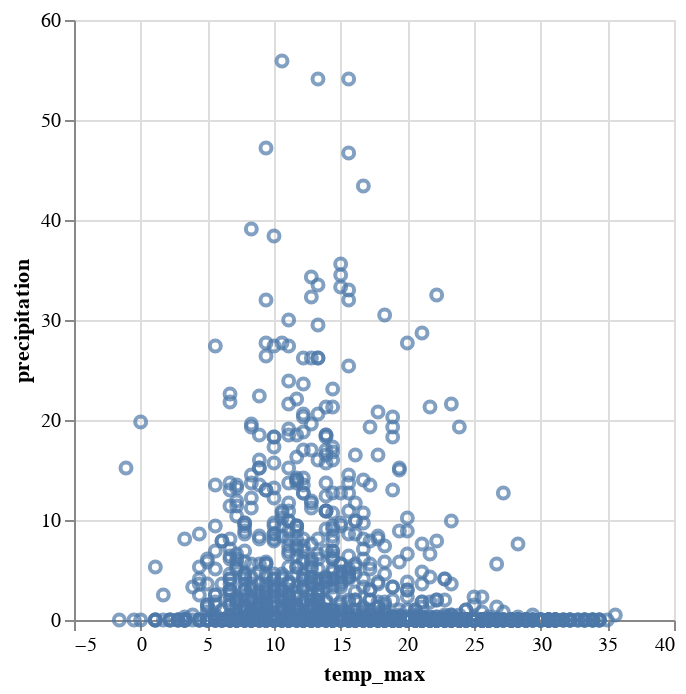
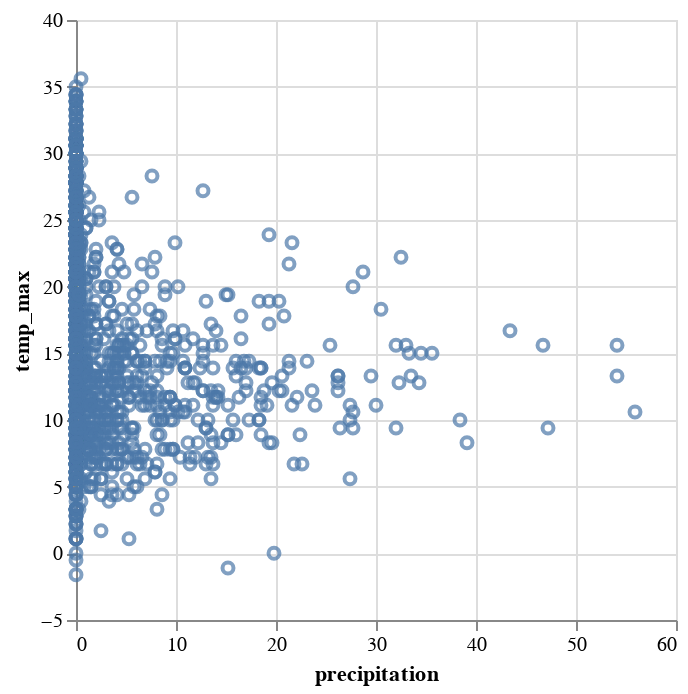
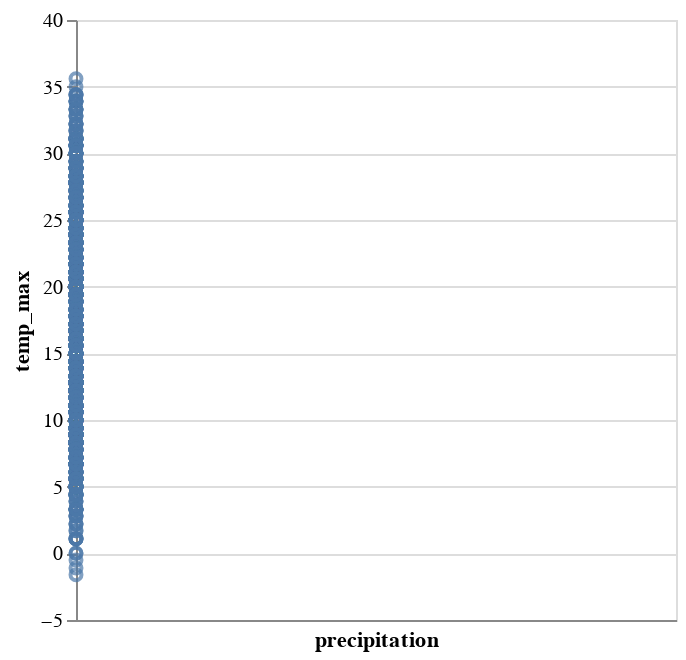
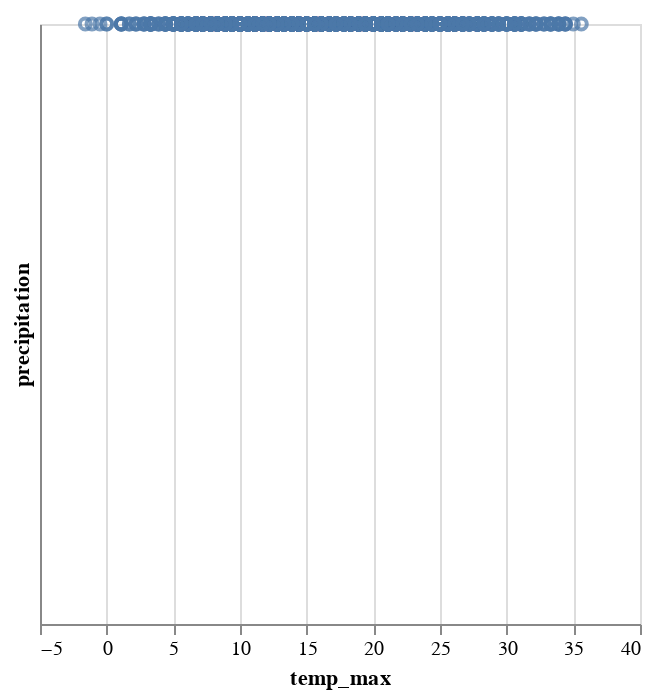

The cell these charts' notebook holds for them, in order:
### Code cell
input_spec = [
    "attribute(task,root,summary).",
    "attribute(number_rows,root,100).",
    "entity(field,root,temp_max).",
    "attribute((field,name),temp_max,temp_max).",
    "attribute((field,type),temp_max,number).",
    "attribute((field,unique),temp_max,100).",
    "entity(field,root,f1).",
    "attribute((field,name),f1,precipitation).",
    "attribute((field,type),f1,number).",
    "entity(view,root,(v,0)).",
    "entity(mark,(v,0),(m,0)).",
    "entity(encoding,(m,0),(e,0)).",
    "attribute((encoding,field),(e,0),temp_max).",
    "entity(encoding,(m,0),(e,1)).",
    "attribute((encoding,field),(e,1),precipitation).",
    "#show entity/3.",
    "#show attribute/3.",
]

print("INPUT:")
print(input_spec)

print("OUTPUT:")

specs = {}

for i, model in enumerate(d.complete_spec(input_spec, 5)):
    chart_num = i + 1
    spec = answer_set_to_dict(model.answer_set)
    chart_name = f"Rec {chart_num}"
    specs[chart_name] = dict_to_facts(spec)
    print(f"CHART {chart_num}")
    print(f"COST: {model.cost}")
    pprint(spec)
    pprint(str(model))
    display(renderer.render(spec=spec, data=weather_data))

print("VIOLATED PREFERENCES:")
debugger = DracoDebug(specs=specs, draco=default_draco)
chart_preferences = debugger.chart_preferences
plotter = DracoDebugPlotter(chart_preferences)

# sort by sum of count
plotter.create_chart(cfg=DracoDebugChartConfig.SORT_BY_COUNT_SUM)

### Figure 1 — Vega-Lite specification as saved in the notebook (floating-point values rounded to 4 significant figures; data arrays with more than 128 entries replaced by an {"elided": "..."} marker saying what was removed)
{"config": {"view": {"continuousWidth": 300, "continuousHeight": 300}}, "data": {"name": "data-830c39fec90146253fb06a06c26374ef"}, "mark": {"type": "point"}, "encoding": {"x": {"field": "temp_max", "scale": {"type": "linear", "zero": true}, "type": "quantitative"}, "y": {"field": "precipitation", "scale": {"type": "linear", "zero": true}, "type": "quantitative"}}, "$schema": "https://vega.github.io/schema/vega-lite/v5.8.0.json", "datasets": {"data-830c39fec90146253fb06a06c26374ef": {"elided": "1461 records"}}}

### Figure 2 — Vega-Lite specification as saved in the notebook (floating-point values rounded to 4 significant figures; data arrays with more than 128 entries replaced by an {"elided": "..."} marker saying what was removed)
{"config": {"view": {"continuousWidth": 300, "continuousHeight": 300}}, "data": {"name": "data-830c39fec90146253fb06a06c26374ef"}, "mark": {"type": "point"}, "encoding": {"x": {"field": "precipitation", "scale": {"type": "linear", "zero": true}, "type": "quantitative"}, "y": {"field": "temp_max", "scale": {"type": "linear", "zero": true}, "type": "quantitative"}}, "$schema": "https://vega.github.io/schema/vega-lite/v5.8.0.json", "datasets": {"data-830c39fec90146253fb06a06c26374ef": {"elided": "1461 records"}}}

### Figure 3 — Vega-Lite specification as saved in the notebook (floating-point values rounded to 4 significant figures; data arrays with more than 128 entries replaced by an {"elided": "..."} marker saying what was removed)
{"config": {"view": {"continuousWidth": 300, "continuousHeight": 300}}, "data": {"name": "data-830c39fec90146253fb06a06c26374ef"}, "mark": {"type": "point"}, "encoding": {"x": {"field": "precipitation", "scale": {"type": "log", "zero": true}, "type": "quantitative"}, "y": {"field": "temp_max", "scale": {"type": "linear", "zero": true}, "type": "quantitative"}}, "$schema": "https://vega.github.io/schema/vega-lite/v5.8.0.json", "datasets": {"data-830c39fec90146253fb06a06c26374ef": {"elided": "1461 records"}}}

### Figure 4 — Vega-Lite specification as saved in the notebook (floating-point values rounded to 4 significant figures; data arrays with more than 128 entries replaced by an {"elided": "..."} marker saying what was removed)
{"config": {"view": {"continuousWidth": 300, "continuousHeight": 300}}, "data": {"name": "data-830c39fec90146253fb06a06c26374ef"}, "mark": {"type": "point"}, "encoding": {"x": {"field": "temp_max", "scale": {"type": "linear", "zero": true}, "type": "quantitative"}, "y": {"field": "precipitation", "scale": {"type": "log", "zero": true}, "type": "quantitative"}}, "$schema": "https://vega.github.io/schema/vega-lite/v5.8.0.json", "datasets": {"data-830c39fec90146253fb06a06c26374ef": {"elided": "1461 records"}}}
